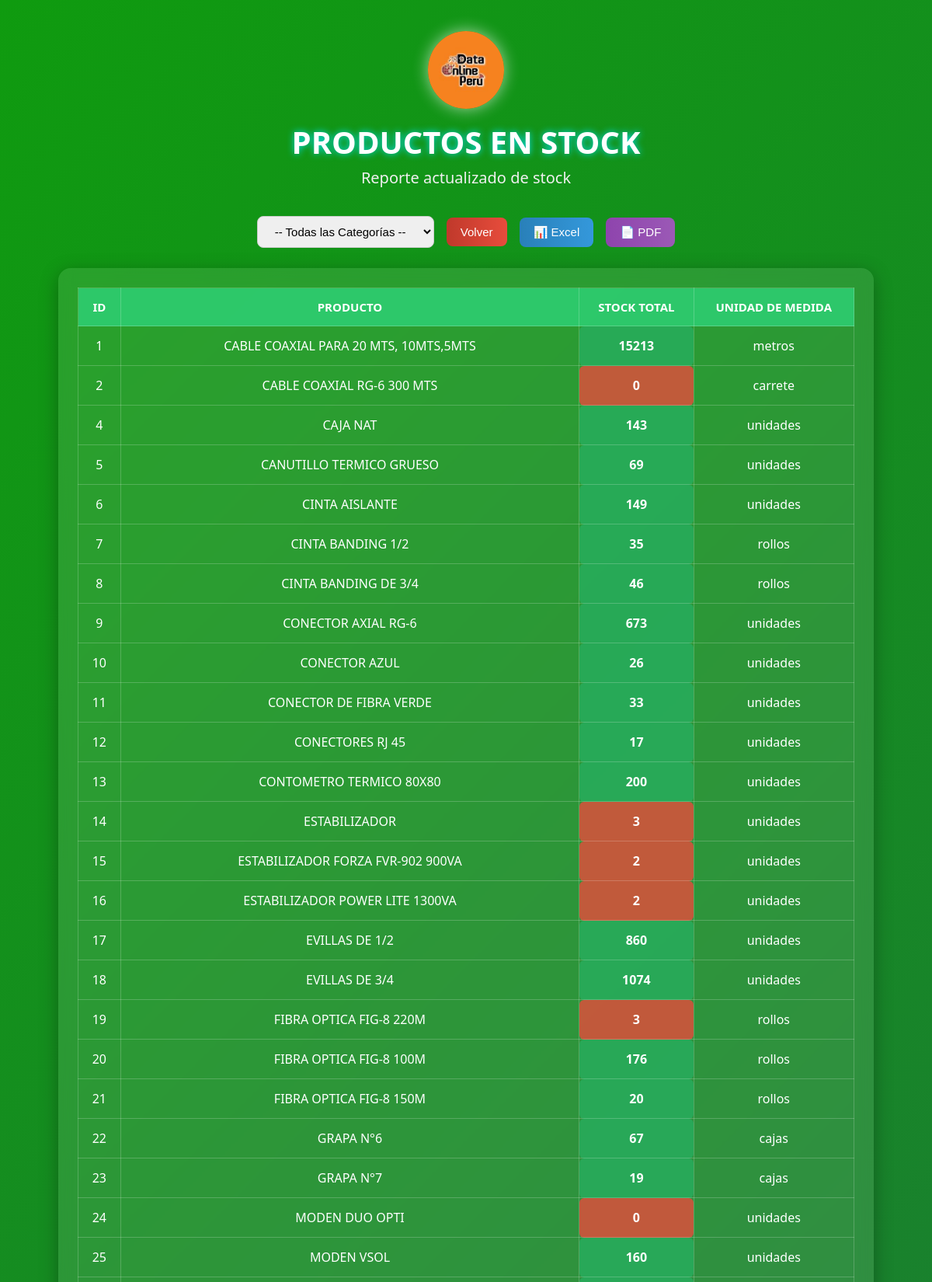
The app's page /reportes.php (upper part) with its own data.
### tables this page shows
CREATE TABLE `productos` (
  `id` int(11) NOT NULL,
  `id_categoria` int(11) DEFAULT NULL,
  `codigo` varchar(50) NOT NULL,
  `nombre` varchar(100) NOT NULL,
  `unidad_medida` enum('par','carrete','rollos','unidades','metros','cajas','paquetes','cientos','docenas','otros') NOT NULL,
  `estado` enum('activo','inactivo') NOT NULL DEFAULT 'activo',
  `precio_unitario` decimal(10,2) NOT NULL DEFAULT 0.00,
  `precio_total` decimal(12,2) NOT NULL DEFAULT 0.00
);

### reportes.php (the view, shortened to what this page needs)
<?php
$conexion = new mysqli("localhost", "root", "", "data_online");
$sql = "
SELECT
    p.id,
    p.nombre,
    c.nombre AS categoria,
    p.unidad_medida,
    (COALESCE(e.total_entradas, 0) - COALESCE(s.total_salidas, 0)) AS stock_total
FROM productos p
LEFT JOIN categorias c ON p.id_categoria = c.id
LEFT JOIN (
    SELECT id_producto, SUM(cantidad) AS total_entradas
    FROM entradas_productos
    GROUP BY id_producto
) e ON e.id_producto = p.id
LEFT JOIN (
    SELECT id_producto, SUM(cantidad) AS total_salidas
    FROM salidas_productos
    GROUP BY id_producto
) s ON s.id_producto = p.id
WHERE p.estado = 'activo'
";
$sql .= " ORDER BY p.id ASC";
$resultado = $conexion->query($sql);
?>
<!DOCTYPE html>
<html lang="es">
<head>
</head>
<body>
    <header>
        <img src="logo.png" alt="Logo">
        <h1>PRODUCTOS EN STOCK</h1>
        <h2>Reporte actualizado de stock</h2>
    </header>
    <form method="GET" action="">
        <select name="categoria" onchange="this.form.submit()">
            <option value="">-- Todas las Categorías --</option>
        </select>
        <a href="panel_reporte.php"><button type="button" class="limpiar">Volver</button></a>
        <button type="button" class="exportar" onclick="exportarExcel()">📊 Excel</button>
        <button type="button" class="imprimir" onclick="exportarPDF()">📄 PDF</button>
    </form>
    <div class="tabla-container">
        <table id="tabla-productos">
            <thead>
                <tr>
                    <th>ID</th>
                    <th>Producto</th>
                    <th>Stock Total</th>
                    <th>Unidad de Medida</th>
                </tr>
            </thead>
            <tbody>
                <?php
                $resultado->data_seek(0);
                while ($row = $resultado->fetch_assoc()):
                    $stock = (int)$row['stock_total'];
                    $class = $stock <= 5 ? 'low-stock' : ($stock <= 15 ? 'medium-stock' : 'high-stock');
                ?>
                    <tr>
                        <td><?= htmlspecialchars($row['id']) ?></td>
                        <td><?= htmlspecialchars($row['nombre']) ?></td>
                        <td class="<?= $class ?>"><?= $stock ?></td>
                        <td><?= htmlspecialchars($row['unidad_medida']) ?></td>
                    </tr>
                <?php endwhile; ?>
            </tbody>
        </table>
    </div>
</body>
</html>
</body>
</html>

### reportes.php (style rules this page uses)
body { font-family: 'Segoe UI', sans-serif; background: linear-gradient(-45deg, #141e30, #243b55, #2c5364, #0f9b0f); background-size: 400% 400%; animation: gradientBG 15s ease infinite; margin: 0; padding: 40px 20px; display: flex; flex-direction: column; align-items: center; color: #2c3e50; }
header { display: flex; flex-direction: column; align-items: center; margin-bottom: 30px; text-align: center; animation: fadeIn 1s ease; }
header img { height: 100px; margin-bottom: 10px; border-radius: 50%; box-shadow: 0 0 20px rgba(255, 255, 255, 0.6); }
header h1 { font-size: 40px; color: #fff; margin: 5px 0; text-shadow: 0 0 10px rgba(0, 229, 255, 0.9); }
header h2 { font-size: 20px; color: #f0f0f0; margin: 0; font-weight: 400; }
form { text-align: center; margin-bottom: 20px; }
select, button { padding: 10px 18px; font-size: 15px; margin: 6px; border: none; border-radius: 8px; cursor: pointer; transition: all 0.3s ease; }
select { border: 1px solid #ccc; }
.limpiar { background: linear-gradient(90deg, #c0392b, #e74c3c); color: white; }
.exportar { background: linear-gradient(90deg, #2980b9, #3498db); color: white; }
.imprimir { background: linear-gradient(90deg, #8e44ad, #9b59b6); color: white; }
.tabla-container { background: rgba(255, 255, 255, 0.1); border-radius: 16px; box-shadow: 0 6px 25px rgba(0, 0, 0, 0.3); padding: 25px; max-width: 1000px; width: 100%; backdrop-filter: blur(10px); animation: fadeInUp 1.2s ease; }
table { width: 100%; border-collapse: collapse; color: #fff; }
th { background: rgba(46, 204, 113, 0.9); color: white; text-transform: uppercase; text-align: center; padding: 16px; font-size: 15px; }
td, th { padding: 14px; border: 1px solid rgba(255, 255, 255, 0.2); text-align: center; }
tbody tr { transition: all 0.3s ease; }
td:nth-child(3) { font-weight: bold; }
td.low-stock { background: rgba(231, 76, 60, 0.8); color: #fff; border-radius: 6px; }
td.high-stock { background: rgba(39, 174, 96, 0.8); color: #fff; border-radius: 6px; }

### records on screen
productos: id "1", nombre "CABLE COAXIAL PARA 20 MTS, 10MTS,5MTS", stock "15213", unidad_medida "metros"
productos: id "2", nombre "CABLE COAXIAL RG-6 300 MTS", stock "0", unidad_medida "carrete"
productos: id "4", nombre "CAJA NAT", stock "143", unidad_medida "unidades"
productos: id "5", nombre "CANUTILLO TERMICO GRUESO", stock "69", unidad_medida "unidades"
productos: id "6", nombre "CINTA AISLANTE", stock "149", unidad_medida "unidades"
productos: id "7", nombre "CINTA BANDING 1/2", stock "35", unidad_medida "rollos"
productos: id "8", nombre "CINTA BANDING DE 3/4", stock "46", unidad_medida "rollos"
productos: id "9", nombre "CONECTOR AXIAL RG-6", stock "673", unidad_medida "unidades"
productos: id "10", nombre "CONECTOR AZUL", stock "26", unidad_medida "unidades"
productos: id "11", nombre "CONECTOR DE FIBRA VERDE", stock "33", unidad_medida "unidades"
productos: id "12", nombre "CONECTORES RJ 45", stock "17", unidad_medida "unidades"
productos: id "13", nombre "CONTOMETRO TERMICO 80X80", stock "200", unidad_medida "unidades"
productos: id "14", nombre "ESTABILIZADOR", stock "3", unidad_medida "unidades"
productos: id "15", nombre "ESTABILIZADOR FORZA FVR-902 900VA", stock "2", unidad_medida "unidades"
productos: id "16", nombre "ESTABILIZADOR POWER LITE 1300VA", stock "2", unidad_medida "unidades"
productos: id "17", nombre "EVILLAS DE 1/2", stock "860", unidad_medida "unidades"
productos: id "18", nombre "EVILLAS DE 3/4", stock "1074", unidad_medida "unidades"
productos: id "19", nombre "FIBRA OPTICA FIG-8 220M", stock "3", unidad_medida "rollos"
productos: id "20", nombre "FIBRA OPTICA FIG-8 100M", stock "176", unidad_medida "rollos"
productos: id "21", nombre "FIBRA OPTICA FIG-8 150M", stock "20", unidad_medida "rollos"
productos: id "22", nombre "GRAPA N°6", stock "67", unidad_medida "cajas"
productos: id "23", nombre "GRAPA N°7", stock "19", unidad_medida "cajas"
productos: id "24", nombre "MODEN DUO OPTI", stock "0", unidad_medida "unidades"
productos: id "25", nombre "MODEN VSOL", stock "160", unidad_medida "unidades"
